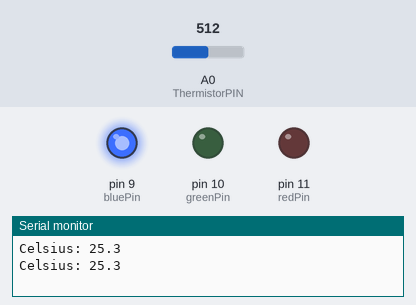
Bench run of a sketch on a simulated Arduino Uno, built with avr-gcc and run on an emulated ATmega328P. On the bench: output pins drawn as LEDs (lit = HIGH), the last lines printed to the serial monitor. The inputs (shaded band) are chosen by the test bench; at power-on: A0 (ThermistorPIN) = 512.

Above: at 1.8 s.
1.9 s: A0 (ThermistorPIN) set to 520
At 3.0 s:
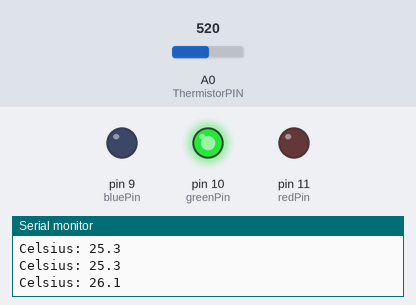
3.5 s: A0 (ThermistorPIN) set to 716
At 4.6 s:
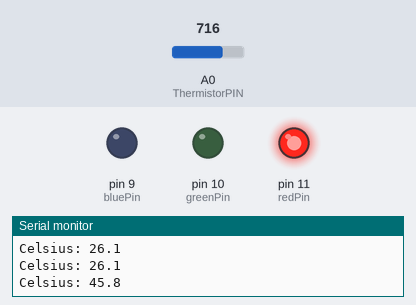
5.5 s: A0 (ThermistorPIN) set to 511
At 7.2 s:
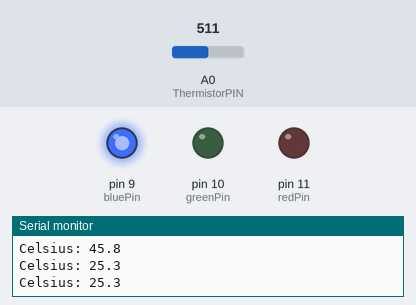
7.5 s: A0 (ThermistorPIN) set to 900
At 8.9 s:
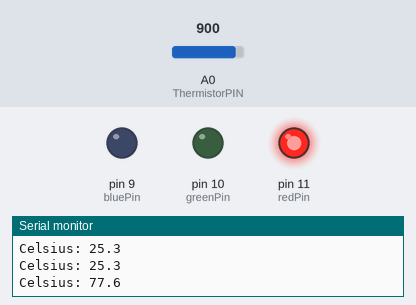
Timing chart, 0 to 10.5 s (numbered marks = the images above; inputs shaded):
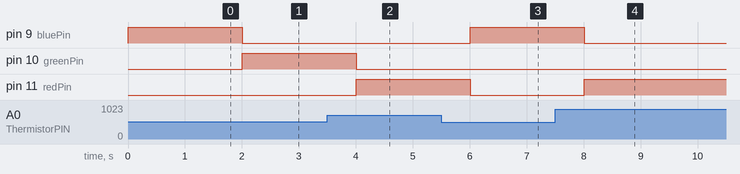

Measured:
- the behaviour switches between 519 and 520 on A0 (ThermistorPIN) (found by bisection; images 0 and 1)
- after the input at 1.9 s, pin 9 (bluePin): HIGH → LOW after 0.10 s; pin 10 (greenPin): LOW → HIGH after 0.10 s
- after the input at 3.5 s, pin 10 (greenPin): HIGH → LOW after 0.50 s; pin 11 (redPin): LOW → HIGH after 0.50 s
- after the input at 5.5 s, pin 9 (bluePin): LOW → HIGH after 0.51 s; pin 11 (redPin): HIGH → LOW after 0.51 s
- after the input at 7.5 s, pin 9 (bluePin): HIGH → LOW after 0.51 s; pin 11 (redPin): LOW → HIGH after 0.51 s

The sketch:

Thermometer_Code.ino
```cpp
// Coded by Mohammad Omar Zahir on Wednesday May 20th, 2020

/*
 * Inputs ADC Value from Thermistor and outputs Temperature in Celsius
 *  requires: include <math.h>
 * Utilizes the Steinhart-Hart Thermistor Equation:
 *    Temperature in Kelvin = 1 / {A + B[ln(R)] + C[ln(R)]3}
 *    where A = 0.001129148, B = 0.000234125 and C = 8.76741E-08
 *
 * These coefficients seem to work fairly universally, which is a bit of a
 * surprise.
 *
 * Schematic:
 *   [Ground] -- [10k-pad-resistor] -- | -- [thermistor] --[Vcc (5 or 3.3v)]
 *                                               |
 *                                          Analog Pin 0
 *
 * In case it isn't obvious (as it wasn't to me until I thought about it), the analog ports
 * measure the voltage between 0v -> Vcc which for an Arduino is a nominal 5v, but for (say)
 * a JeeNode, is a nominal 3.3v.
 *
 * The resistance calculation uses the ratio of the two resistors, so the voltage
 * specified above is really only required for the debugging that is commented out below
 *
 * Resistance = PadResistor * (1024/ADC -1)
 *
 * I have used this successfully with some CH Pipe Sensors (https://www.atcsemitec.co.uk/pdfdocs/ch.pdf)
 * which be obtained from https://www.rapidonline.co.uk.
 *
 */

#include <math.h>

#define ThermistorPIN 0                 // Analog Pin 0

float vcc = 4.91;                       // only used for display purposes, if used
                                        // set to the measured Vcc.
float pad = 9850;                       // balance/pad resistor value, set this to
                                        // the measured resistance of your pad resistor
float thermr = 10000;                   // thermistor nominal resistance

float Thermistor(int RawADC) {
  long Resistance;
  float Temp;  // Dual-Purpose variable to save space.

  Resistance=pad*((1024.0 / RawADC) - 1);
  Temp = log(Resistance); // Saving the Log(resistance) so not to calculate  it 4 times later
  Temp = 1 / (0.001129148 + (0.000234125 * Temp) + (0.0000000876741 * Temp * Temp * Temp));
  Temp = Temp - 273.15;  // Convert Kelvin to Celsius

  // BEGIN- Remove these lines for the function not to display anything
  //Serial.print("ADC: ");
  //Serial.print(RawADC);
  //Serial.print("/1024");                           // Print out RAW ADC Number
  //Serial.print(", vcc: ");
  //Serial.print(vcc,2);
  //Serial.print(", pad: ");
  //Serial.print(pad/1000,3);
  //Serial.print(" Kohms, Volts: ");
  //Serial.print(((RawADC*vcc)/1024.0),3);
  //Serial.print(", Resistance: ");
  //Serial.print(Resistance);
  //Serial.print(" ohms, ");
  // END- Remove these lines for the function not to display anything

  // Uncomment this line for the function to return Fahrenheit instead.
  //temp = (Temp * 9.0)/ 5.0 + 32.0;                  // Convert to Fahrenheit
  return Temp;                                      // Return the Temperature
}

//set the pin numbers for each color

int redPin = 11;
int greenPin = 10;
int bluePin = 9;

// Create Function to change color
void setColor(int red, int green, int blue)
{
  analogWrite(redPin, red);
  analogWrite(greenPin, green);
  analogWrite(bluePin, blue);
}

// set up the pins as output
void setup() {
  Serial.begin(115200);
  pinMode(redPin, OUTPUT);
  pinMode(greenPin, OUTPUT);
  pinMode(bluePin, OUTPUT);
}

void loop() {
  float temp;
  temp=Thermistor(analogRead(ThermistorPIN));       // read ADC and  convert it to Celsius
  Serial.print("Celsius: ");
  Serial.print(temp,1);                             // display Celsius
  //temp = (temp * 9.0)/ 5.0 + 32.0;                  // converts to  Fahrenheit
  //Serial.print(", Fahrenheit: ");
  //Serial.print(temp,1);                             // display  Fahrenheit
  Serial.println("");
  if(temp>28){                                      // If temperature is above 28C, turn red (hot)
    setColor(255, 0, 0);  // red
  }
  else if (temp>27){
    setColor(255, 255, 0);//yellow                  // If temperature is above 27C, turn yellow (warm)
  }
  else if (temp>26){                                // If temperature is above 26C, turn green (room temp)
    setColor(0, 255, 0);//green
  }
  else {                                            // Otherwise (when temp is below 26), turn blue (cool)
    setColor (0,0,255);//blue
  }
  delay(1000);
}
```
